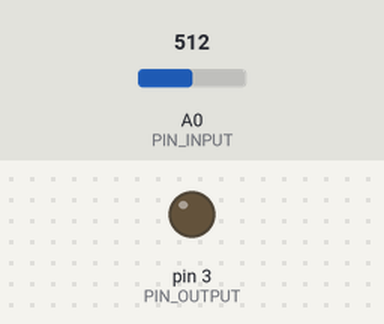
The sketch below on a simulated Arduino Uno, built with avr-gcc and run on an emulated ATmega328P. Parts: output pins drawn as LEDs (lit = HIGH). The inputs (shaded band) are chosen by the test bench; at power-on: A0 (PIN_INPUT) = 512.

Above: at 1.2 s.
1.3 s: A0 (PIN_INPUT) set to 90
At 1.85 s:
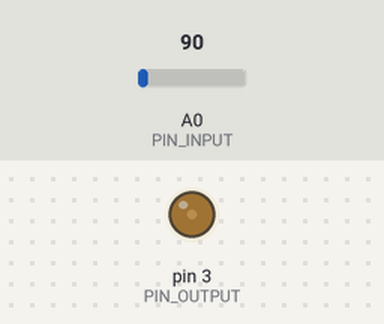
4.3 s: A0 (PIN_INPUT) set to 122
7.3 s: A0 (PIN_INPUT) set to 0
At 8.0 s:
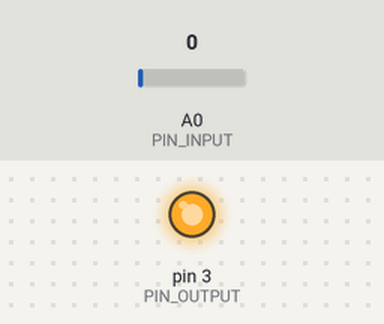
8.8 s: A0 (PIN_INPUT) set to 306
At 9.1 s:
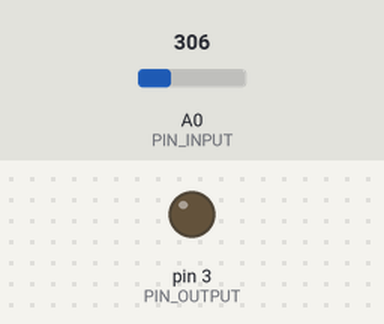
Timing chart, 0 to 11.3 s (numbered marks = the images above; inputs shaded):
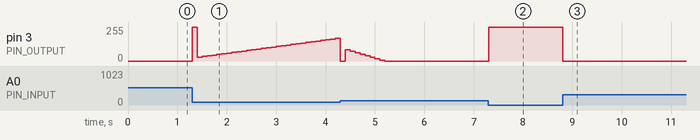

Measured:
- after the input at 1.3 s, pin 3 (PIN_OUTPUT): 0/255 → 255/255 at once, → 30/255 0.10 s later, → 35/255 0.10 s later, → 40/255 0.10 s later, … (30 changes in this stretch)
- after the input at 7.3 s, pin 3 (PIN_OUTPUT): 0/255 → 255/255 at once
- after the input at 8.8 s, pin 3 (PIN_OUTPUT): 255/255 → 0/255 at once

The sketch:

PID_2.ino
```cpp
#include <PID_v1.h>

// Asignaciones pins
const int PIN_INPUT = A0;
const int PIN_OUTPUT = 3;

// Constantes del controlador
double Kp=2, Ki=5, Kd=1;

// variables externas del controlador
double Input, Output, Setpoint;

PID pidController(&Input, &Output, &Setpoint, Kp, Ki, Kd, DIRECT);

void setup()
{
   Input = analogRead(PIN_INPUT);
   Setpoint = 100;

   pidController.SetMode(AUTOMATIC);     // encender el PID
}

void loop()
{
   Input = analogRead(PIN_INPUT);
   pidController.Compute();         // actualizar el PID
   analogWrite(PIN_OUTPUT, Output);
}
```
